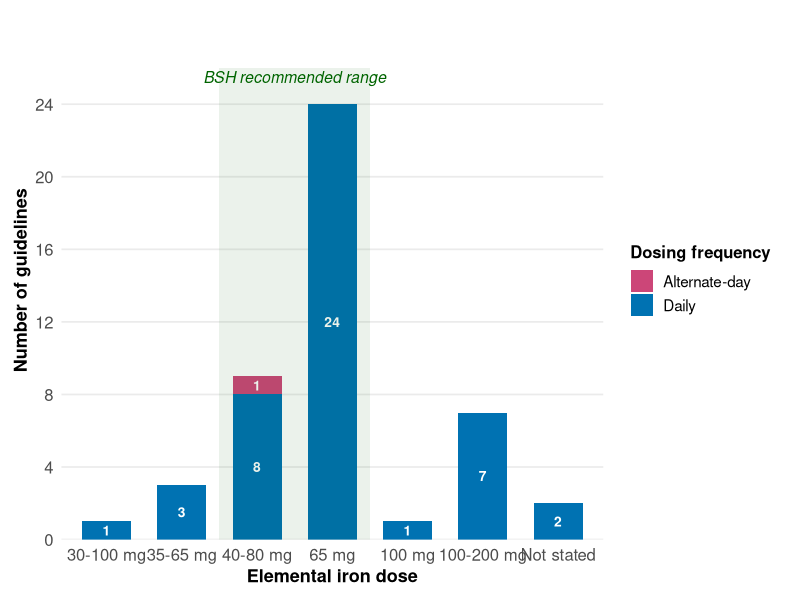
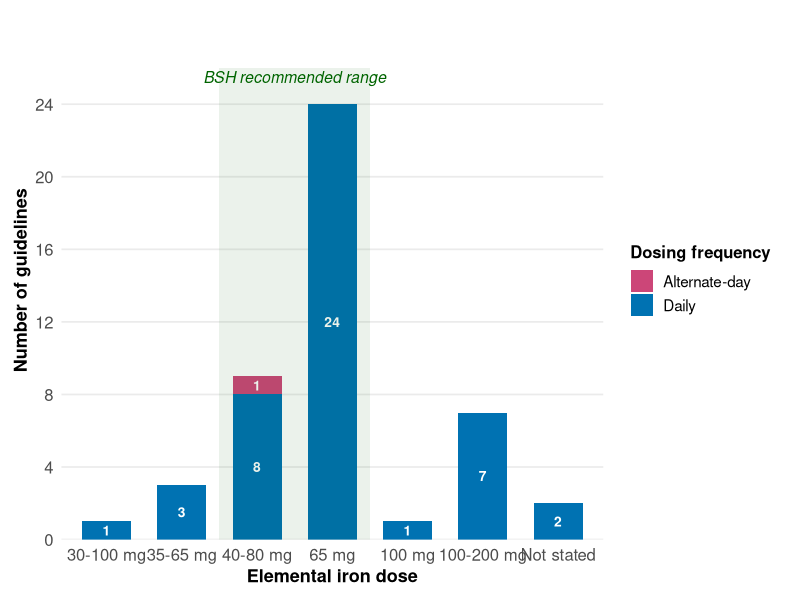

Write R code to recreate these figures, in order.
# =============================================================================
# Figure 2.5: Oral Iron Dosing Recommendations Across NHS Antenatal Guidelines
# Chapter 2: Variation in Antenatal Anaemia Guidelines Across NHS Sites in the UK
# Thesis: Haynes S (2026) DPhil, University of Oxford
#
# Output:
#   figure_2_5a_oral_iron_dose.png
# =============================================================================

library(ggplot2)
library(dplyr)
library(tidyr)

# --- Colour palette -----------------------------------------------------------

col_blue <- "#0072B2"
col_pink <- "#CC4678"

# --- Data ---------------------------------------------------------------------

dose_data <- data.frame(
  Dose = c(
    "30-100 mg", "35-65 mg", "40-80 mg", "65 mg",
    "100 mg", "100-200 mg", "Not stated"
  ),
  Daily           = c(1, 3, 8, 24, 1, 7, 2),
  Alternate_daily = c(0, 0, 1,  0, 0, 0, 0)
)

dose_data$Dose <- factor(
  dose_data$Dose,
  levels = c(
    "30-100 mg", "35-65 mg", "40-80 mg", "65 mg",
    "100 mg", "100-200 mg", "Not stated"
  )
)

dose_long <- pivot_longer(
  dose_data,
  cols      = -Dose,
  names_to  = "Frequency",
  values_to = "Guidelines"
) %>%
  filter(Guidelines > 0) %>%
  mutate(Frequency = ifelse(Frequency == "Daily", "Daily", "Alternate-day"))

# --- Figure 2.5a: Oral iron dose stacked bar chart ---------------------------

p_2_5a <- ggplot(dose_long, aes(x = Dose, y = Guidelines, fill = Frequency)) +
  geom_bar(stat = "identity", position = "stack", width = 0.65) +
  geom_text(
    aes(label = ifelse(Guidelines > 0, Guidelines, "")),
    position = position_stack(vjust = 0.5),
    size = 3.5, colour = "white", fontface = "bold"
  ) +
  annotate(
    "rect",
    xmin = 2.5, xmax = 4.5, ymin = 0, ymax = 26,
    alpha = 0.08, fill = "darkgreen"
  ) +
  annotate(
    "text", x = 3.5, y = 25.5,
    label    = "BSH recommended range",
    size     = 4.0, colour = "darkgreen",
    fontface = "italic", hjust = 0.5
  ) +
  scale_fill_manual(
    values = c("Daily" = col_blue, "Alternate-day" = col_pink),
    name   = "Dosing frequency"
  ) +
  scale_y_continuous(
    breaks = seq(0, 26, 4),
    expand = expansion(mult = c(0, 0.1))
  ) +
  labs(x = "Elemental iron dose", y = "Number of guidelines") +
  theme_minimal(base_size = 13) +
  theme(
    axis.text          = element_text(size = 12),
    axis.title         = element_text(size = 13, face = "bold"),
    legend.title       = element_text(size = 12, face = "bold"),
    legend.text        = element_text(size = 11),
    panel.grid.major.x = element_blank(),
    panel.grid.minor   = element_blank(),
    plot.margin        = margin(15, 15, 10, 10)
  )

print(p_2_5a)

ggsave(
  "figure_2_5a_oral_iron_dose.png",
  plot = p_2_5a, width = 9, height = 6, dpi = 300, bg = "white"
)
